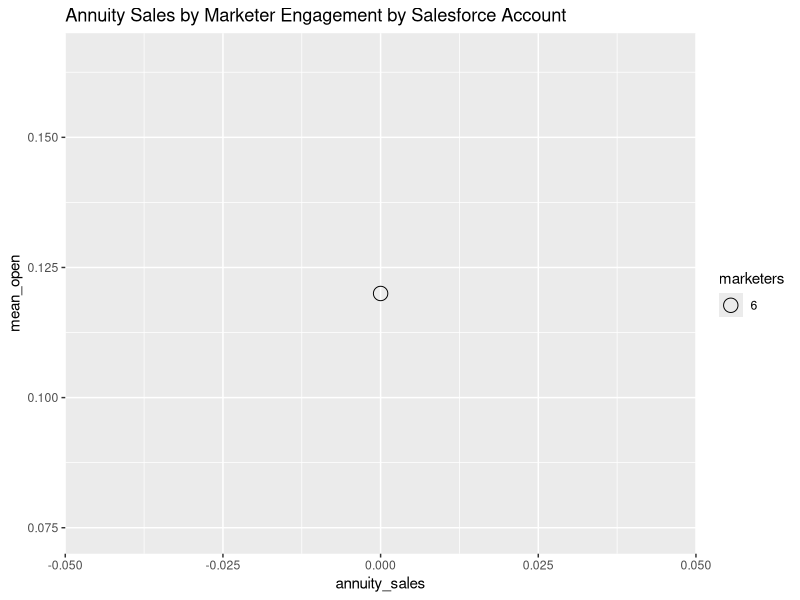
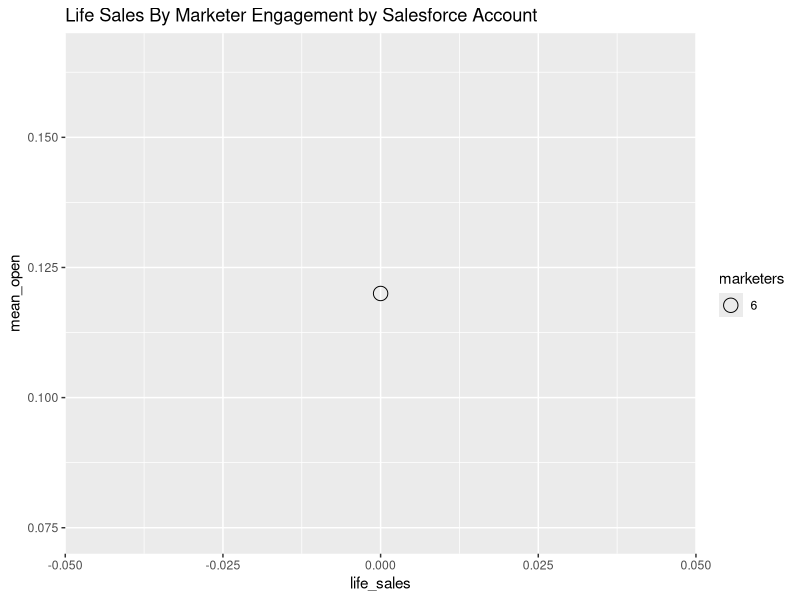

These charts were generated, in order, by the following R code:
## ---- chunk 1
knitr::opts_chunk$set(echo = TRUE)
library(dplyr)
library(xtable)
library(stringi)
library(ggplot2)
## ---- chunk 2
knitr::opts_chunk$set(echo = TRUE)

#set firm first
#Focus_IMO <- "Advisors Excel Llc"
#Focus_IMO <- "Aip Marketing Alliance Inc"
#Focus_IMO <- "Ameri-Life"
#Focus_IMO <- "Ann Arbor Annuity Exchange Llc"
#Focus_IMO <- "Asurea Wholesale Ins Services"
#Focus_IMO <- "Benefit Architects Inc"
#Focus_IMO <- "Brokers International Ltd"
#Focus_IMO <- "Collabrix Llc"
#Focus_IMO <- "Creative One Marketing Corpora"
#Focus_IMO <- "Dressander Bhc Inc"
#Focus_IMO <- "Gradient Insurance Brokerage I"
#Focus_IMO <- "Lead Masters Ins Marketing And"
#Focus_IMO <- "Mv Group Inc"
#Focus_IMO <- "Partners Advantage Ins Service"
#Focus_IMO <- "Rawlings, Ronald"
#Focus_IMO <- "Sunderland Group Ltd"
#Focus_IMO <- "Superior Performers Inc Dba"
Focus_IMO <- "Tucker Advisory Group"


## Importing Hubspot data into R for Quarterly Report
library(dplyr)

## Preprocess files
#read in marketers data file
marketers <- read.csv(file="HS.csv", header=TRUE, sep=",")
marketers.prior <- read.csv(file="HS-old.csv", header=TRUE, sep=",")

##clean prior period files
#pull only fields we need for prior numbers
marketers.prior <- select(marketers.prior,
                          Email,
                          Emails.Delivered,
                          Emails.Opened,
                          Emails.Clicked,
                          Number.of.Pageviews,
                          Number.of.Visits
                          )

#renames fields to prep for merge
marketers.prior <- rename(marketers.prior, Emails.Delivered.Prior = Emails.Delivered)
marketers.prior <- rename(marketers.prior, Emails.Opened.Prior = Emails.Opened)
marketers.prior <- rename(marketers.prior, Emails.Clicked.Prior = Emails.Clicked)
marketers.prior <- rename(marketers.prior, Number.of.Pageviews.Prior = Number.of.Pageviews)
marketers.prior <- rename(marketers.prior, Number.of.Visits.Prior = Number.of.Visits)

#merges prior fields with most recent data
marketers <- merge(marketers,marketers.prior)

##cleans current file

#date conversion from csv in date only format
marketers$Last.email.open.date<-as.Date(marketers$Last.email.open.date, "%m/%d/%y")
marketers$Last.email.click.date<-as.Date(marketers$Last.email.click.date, "%m/%d/%y")
marketers$Time.of.Last.Session<-as.Date(marketers$Time.of.Last.Session, "%m/%d/%y")

#add open rate calculation
marketers$Open.Rate <-marketers$Emails.Opened / marketers$Emails.Delivered
marketers$Open.Rate <- ifelse(is.na(marketers$Open.Rate),
                                           0, marketers$Open.Rate )
marketers$Emails.Delivered.Recent <- marketers$Emails.Delivered - marketers$Emails.Delivered.Prior
marketers$Open.Rate.Recent <- (marketers$Emails.Opened - marketers$Emails.Opened.Prior)/(marketers$Emails.Delivered - marketers$Emails.Delivered.Prior)
marketers$Open.Rate.Recent <- ifelse(is.na(marketers$Open.Rate.Recent),
                                           0, marketers$Open.Rate.Recent)

#adds true or false based on recency of activity
marketers$Opened.In.Last.Week <- ifelse(marketers$Last.email.open.date > Sys.Date() - 30, "TRUE", "FALSE")
marketers$Visited.In.Last.Week <- ifelse(marketers$Time.of.Last.Session > Sys.Date() - 30, "TRUE", "FALSE")

#clears nulls from key fields

#cleans column names
marketers <- rename(marketers, SF.Top.Level.Account = Top.Level.Account)
marketers <- rename(marketers, Top.Level.Account = Top.Level.Account..Text.)
marketers <- rename(marketers, SF.Account.Name = Name)

#title case conversion
#load stringi
library(stringi)
marketers$Top.Level.Account <- stri_trans_totitle(marketers$Top.Level.Account)
marketers$First.Name <- stri_trans_totitle(marketers$First.Name)
marketers$Last.Name <- stri_trans_totitle(marketers$Last.Name)
marketers$Company.Name <- stri_trans_totitle(marketers$Company.Name)
marketers$MGA.Name <- stri_trans_totitle(marketers$MGA.Name)
marketers$SF.Account.Name <- stri_trans_totitle(marketers$SF.Account.Name)


#creates summary table by firm
#distinct(select(marketers, Top.Level.Account))
IMO_summary <- group_by(marketers, Top.Level.Account)
IMO_summary <- summarise(IMO_summary, marketers = n(), 
                         Opt_outs = sum(Opted.out.of.all.email == 'TRUE', na.rm=TRUE),
                         mean_open = mean(Open.Rate.Recent),
                         mean_open_hist = mean(Open.Rate),
                         median_open = median(Open.Rate),
                         max_open = max(Open.Rate),
                         opened_mail = sum(Opened.In.Last.Week == 'TRUE', na.rm=TRUE),
                         visited_web = sum(Visited.In.Last.Week == 'TRUE', na.rm=TRUE))

#add open rate/visitation pct calculation
IMO_summary$opened_mail_pct <- round(IMO_summary$opened_mail/IMO_summary$marketers, 2)
IMO_summary$visited_web_pct <- round(IMO_summary$visited_web/IMO_summary$marketers, 2)

IMO_summary$mean_open_hist <- round(IMO_summary$mean_open,2)
IMO_summary$median_open <- round(IMO_summary$median_open, 2)
IMO_summary$max_open <- round(IMO_summary$max_open, 2)

##Activity in Last Two Weeks

IMO_drilldown <- subset(IMO_summary, IMO_summary$Top.Level.Account==Focus_IMO)

IMO_drilldown <- select(IMO_drilldown,
                        marketers,
                        Opt_outs,
                        opened_mail_pct,
                        visited_web_pct
                        )

IMO_drilldown[,c(3,4)]
#print(xtable::xtable(IMO_drilldown[,c(3,4)]),type="html",html.table.attributes="border=1")

## ---- chunk 3
knitr::opts_chunk$set(echo = TRUE)
IMO_drilldown[,c(1,2)]
#print(xtable::xtable(IMO_drilldown[,c(1,2)]),type="html",html.table.attributes="border=1")
## ---- chunk 4
knitr::opts_chunk$set(echo = TRUE)

##Email Opens
IMO_drilldown_detail <- subset(marketers, marketers$Top.Level.Account==Focus_IMO)
IMO_drilldown_detail$First.Name <-strtrim(IMO_drilldown_detail$First.Name,12)
IMO_drilldown_detail$Last.Name <-strtrim(IMO_drilldown_detail$Last.Name,12)
IMO_drilldown_detail.opens <- select(IMO_drilldown_detail,
                                     First.Name, Last.Name, SF.Account.Name, Emails.Delivered.Recent, Open.Rate.Recent, Open.Rate, Market.Influencer, Emails.Delivered.Recent)
IMO_drilldown_detail.opens <- IMO_drilldown_detail.opens[order(-IMO_drilldown_detail.opens$Open.Rate, IMO_drilldown_detail.opens$Last.Name),]
IMO_drilldown_detail.opens$Open.Rate <- round(IMO_drilldown_detail.opens$Open.Rate, digits = 2)

IMO_drilldown_detail.email <- subset(IMO_drilldown_detail, 
                                 IMO_drilldown_detail$Opened.In.Last.Week=="TRUE")
colnames(IMO_drilldown_detail.email)[colnames(IMO_drilldown_detail.email)=="Last.email.open.date"] <- "Last.email"
IMO_drilldown_detail.email <- IMO_drilldown_detail.email[order(IMO_drilldown_detail.email$Last.Name),]

IMO_drilldown_detail.email <- select(IMO_drilldown_detail.email,
                                     First.Name, Last.Name, Market.Influencer,Last.email)

IMO_drilldown_detail.email

#print(xtable::xtable(IMO_drilldown_detail.email),type="html",html.table.attributes="border=1")
## ---- chunk 5
knitr::opts_chunk$set(echo = TRUE)

IMO_drilldown_detail.web <- subset(IMO_drilldown_detail, IMO_drilldown_detail$Visited.In.Last.Week=="TRUE")
colnames(IMO_drilldown_detail.web)[colnames(IMO_drilldown_detail.web)=="Last.email.open.date"] <- "Last.email"
colnames(IMO_drilldown_detail.web)[colnames(IMO_drilldown_detail.web)=="Time.of.Last.Session"] <- "Last.session"
IMO_drilldown_detail.web <- IMO_drilldown_detail.web[order(IMO_drilldown_detail.web$Last.Name),]
IMO_drilldown_detail.web$Last.Page.Seen <- substr(IMO_drilldown_detail.web$Last.Page.Seen, 9, 55)

IMO_detail.web <- select(IMO_drilldown_detail.web,
                         First.Name, Last.Name, Average.Pageviews, Last.Page.Seen)

print(xtable::xtable(IMO_detail.web),type="html",html.table.attributes="border=1")
## ---- chunk 6
knitr::opts_chunk$set(echo = TRUE)
print(xtable::xtable(IMO_drilldown_detail.opens[,c(1,2,3,7,6,5,4)]),type="html",html.table.attributes="border=1")

## ---- chunk 7
knitr::opts_chunk$set(echo = TRUE)
IMO_drilldown_detail.opens <- IMO_drilldown_detail.opens[order(IMO_drilldown_detail.opens$SF.Account.Name, -IMO_drilldown_detail.opens$Open.Rate, IMO_drilldown_detail.opens$Last.Name),]
#IMO_detail.opens[,c(1,2,3,4)]
print(xtable::xtable(IMO_drilldown_detail.opens[,c(1,2,3,7,6,5,4)]),type="html",html.table.attributes="border=1")

## ---- chunk 8
knitr::opts_chunk$set(echo = TRUE)
IMO_drilldown_detail.optouts <- subset(IMO_drilldown_detail, 
                                   IMO_drilldown_detail$Opted.out.of.all.email=="TRUE")
IMO_drilldown_detail.optouts <- select(IMO_drilldown_detail.optouts,
                                       Email, First.Name, Last.Name)
print(xtable::xtable(IMO_drilldown_detail.optouts),type="html",html.table.attributes="border=1")

## ---- chunk 9
knitr::opts_chunk$set(echo = TRUE)

IMO_drilldown_detail_sf <-group_by(IMO_drilldown_detail, SF.Account.Name)
IMO_drilldown_detail_sf <- summarise(IMO_drilldown_detail_sf, 
                         marketers = n(), 
                         mean_open = round(mean(Open.Rate, na.rm = TRUE),2),
                         mean_open_recent = round(mean(Open.Rate.Recent, na.rm = TRUE),2),
                         annuity_sales = mean(YTD.Annuity, na.rm=TRUE),
                         life_sales = mean(YTD.Life, na.rm=TRUE)
)

#### Merging sf activity history
# new sf
activity <- read.csv(file="AccountActivities.csv", header=TRUE, sep=",")
#date conversion from csv in date only format
activity$Date <-as.Date(activity$Date, "%m/%d/%y")
activity <- subset(activity, Date >= "2015-1-1")
activity <- rename(activity, SF.Account.Name = Top.Level.Account)
activity$SF.Account.Name <- stri_trans_totitle(activity$SF.Account.Name)

activity_summary <- group_by(activity, SF.Account.Name)
activity_summary <- summarise (activity_summary, 
                               Calls = n()
)

IMO_drilldown_detail_sf <- left_join(IMO_drilldown_detail_sf,activity_summary, by = "SF.Account.Name")

IMO_drilldown_detail_sf <- IMO_drilldown_detail_sf[order(-IMO_drilldown_detail_sf$annuity_sales),]
print(xtable::xtable(IMO_drilldown_detail_sf, digits=c(0,0,0,2,2,0,0,0)),type="html",html.table.attributes="border=1")

## ---- chunk 10
knitr::opts_chunk$set(echo = TRUE)

# web
sf_acct_web <- read.csv(file="SF_Account_Web.csv", header=TRUE, sep=",")
sf_acct_web$SF.Account.Name <- as.character(sf_acct_web$SF.Account.Name)
sf_acct_web$Twitter <- as.character(sf_acct_web$Twitter)
sf_acct_web$Facebook <- as.character(sf_acct_web$Facebook)
sf_acct_web$LinkedIn <- as.character(sf_acct_web$LinkedIn)
sf_acct_web$Website <- as.character(sf_acct_web$Website)
sf_acct_web <- select (sf_acct_web,
                                    SF.Account.Name,
                                    Twitter,
                                    Facebook,
                                    LinkedIn,
                                    Website)

IMO_drilldown_detail_web <- left_join(IMO_drilldown_detail_sf,sf_acct_web, by = "SF.Account.Name")
social1 <- select (IMO_drilldown_detail_web,
                   SF.Account.Name,
                   Twitter,
                   Facebook)

print(xtable::xtable(social1),type="html",html.table.attributes="border=1")
## ---- chunk 11
knitr::opts_chunk$set(echo = TRUE)
social2 <- select (IMO_drilldown_detail_web,
                   SF.Account.Name,
                   LinkedIn,
                   Website)
print(xtable::xtable(social2),type="html",html.table.attributes="border=1")
## ---- chunk 12
knitr::opts_chunk$set(echo = TRUE, warning=FALSE)

ggplot(IMO_drilldown_detail_sf, aes(x=annuity_sales, y=mean_open, size=marketers)) +
    geom_point(shape=1) +    # Use hollow circles
    geom_smooth(method=lm,   # Add linear regression line
                se=FALSE, show_guide = FALSE)+
  ggtitle("Annuity Sales by Marketer Engagement by Salesforce Account") 
## ---- chunk 13
knitr::opts_chunk$set(echo = TRUE, warning=FALSE)

ggplot(IMO_drilldown_detail_sf, aes(x=life_sales, y=mean_open, size=marketers)) +
    geom_point(shape=1) +    # Use hollow circles
    geom_smooth(method=lm,   # Add linear regression line
                se=FALSE, show_guide = FALSE)+
  ggtitle("Life Sales By Marketer Engagement by Salesforce Account") 
